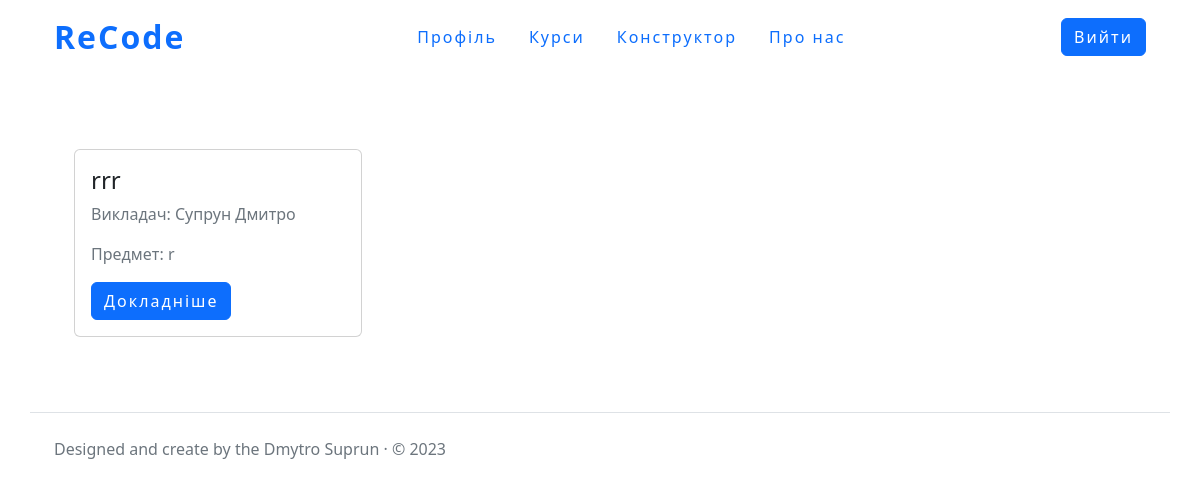
The app's page /course/ (signed in), older data.
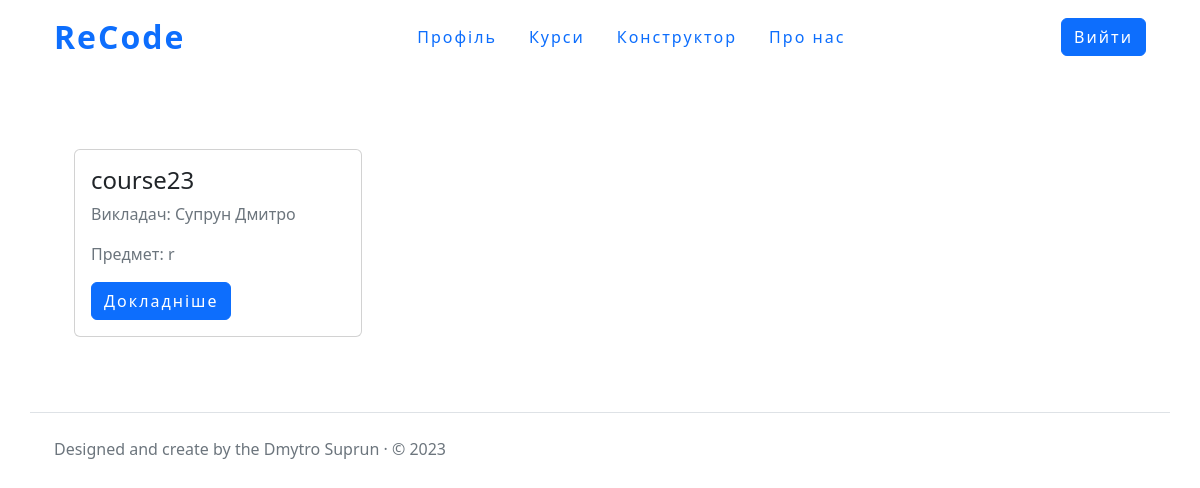
The same page, newer data.
### course/models.py (models this page shows, shortened)
class CourseConfig(models.Model):
    name=models.CharField('Назва курсу', max_length=255)
    course_slug=models.SlugField('URL', db_index=True, unique=True, max_length=255)
    subject=models.CharField('Предмет', max_length=255)
    date_creating=models.DateField(auto_now_add=True)
    def get_absolute_url(self):
        return reverse('detail_course', kwargs={'course_slug':self.course_slug})
    class Meta:
        ordering = ['-pk']

### course/views.py (the view, shortened to what this page needs)
# urls.py: path('', show_all_course, name='all_course'),
@login_required
def show_all_course(request):
    user_role = get_role(request)
    if user_role == 'anonymousStudent':
        context = {'title': 'Курси', 'type': user_role}
    else:
        courses = []
        teachers_on_course = {}
        this_teacher_info = TeacherInCourse.objects.filter(
            e_mail=request.user.email)
        for record in this_teacher_info:
            courses.append(record.course)
        for course in courses:
            list_with_teachers = []
            teachers_local = TeacherInCourse.objects.filter(course=course)
            for teacher in teachers_local:
                try:
                    tmp = User.objects.get(email=teacher.e_mail)
                    this_teacher = f'{tmp.first_name} {tmp.last_name},'
                except:
                    this_teacher = f'Не автентифікований({teacher.e_mail}),'
                list_with_teachers.append(this_teacher)
            teachers_on_course[course] = list_with_teachers
        for val in teachers_on_course.values():
            val[-1] = val[-1].replace(val[-1][-1], '')
        context = {
            'title': 'Курси',
            'type': user_role,
            'courses': teachers_on_course.items()
        }
    return render(request, 'course/all course.html', context=context)

### staticPages/views.py (called while the page is built)
def get_role(req):
    if req.user.is_anonymous:
        return 'anonymous'
    elif len(TeacherInCourse.objects.filter(e_mail=req.user.email)) == 0:
        if len(StudentInCourse.objects.filter(e_mail=req.user.email)) == 0:
            return 'anonymousStudent'
        return 'student'
    return 'teacher'

### course/templates/course/all course.html
{% extends "course/course-layout.html" %}
{%load static%}
{%block styles%}<link rel="stylesheet" href="{%static 'course/css/all_course_style.css'%}">{%endblock%}
{%block content%}
    <div class="grid-4-block-with-course">
        {%for course, teachers in courses%}
            <div class="card card_marg" style="width: 18rem;">
                  <div class="card-body">
                        <h4 class="card-title">{{course.name}}</h4>
                        <p class="text-muted">Викладач:
                            {%for teacher in teachers%}
                                {{teacher}}
                            {%endfor%}
                        </p>
                        <p class="text-muted">Предмет: {{course.subject}}</p>
                        <a href="{{ course.get_absolute_url }}" class="btn btn-primary detail-course-button">Докладніше</a>
                  </div>
            </div>
        {%endfor%}
    </div>
{%endblock%}

### course/templates/course/course-layout.html (shortened to what this page needs)
{% load static %}
<!doctype html>
<html lang="uk">
<head>
    <link href="https://cdn.jsdelivr.net/npm/bootstrap@5.2.0-beta1/dist/css/bootstrap.min.css" rel="stylesheet">
    {%block styles%}
    {%endblock%}
</head>
<body >
<div class="wrapper">
    <header class="container-lg">
        {%if type == 'anonymous' %}
            {%include 'staticPages/nav/logout-nav.html'%}
        {%else %}
            {%include 'staticPages/nav/login-nav.html'%}
        {%endif%}
    </header>
    <main class="container-lg">
        <div class="container-xxl">
            {%block content%}{%endblock%}
        </div>
    </main>
    <footer class=" container-lg pt-4 my-md-5 text-muted border-top">
        <div class="container-xxl">
            Designed and create by the Dmytro Suprun · © 2023
        </div>
    </footer>
</div>
</body>
</html>

### staticPages/templates/staticPages/nav/login-nav.html
{%load static%}
<link rel="stylesheet" href="{%static 'staticPages/css/header/header.css'%}">
<nav class="navbar navbar-light container-lg ">
          <div class="container-xxl">
                <a class="navbar-brand "  href="{%url 'index_page'%}">
                    <span class="big-logo">ReCode</span>
                </a>
                <ul class="nav">
                      <li class="nav-item ">
                        <a class="nav-link nav-element " href="{% url 'index_page'%}">Профіль</a>
                      </li>
                    <li class="nav-item ">
                        <a class="nav-link nav-element " href="{% url 'all_course'%}">Курси</a>
                      </li>
                    {% if type == 'teacher'%}
                     <li class="nav-item ">
                        <a class="nav-link nav-element " href="{% url 'designer'%}">Конструктор</a>
                      </li>
                    {%endif%}
                      <li class="nav-item">
                        <a class="nav-link  nav-element " href="{% url 'about'%}">Про нас</a>
                      </li>
                </ul>
                <a href="{%url 'logout'%}" class="btn btn-primary login-button" >Вийти</a>
          </div>
</nav>

### course/static/course/css/all_course_style.css (style rules this page uses)
.grid-4-block-with-course { display:grid; grid-template-columns: repeat(auto-fill, 310px); margin-top:5%; margin-bottom:5%; }
.detail-course-button { letter-spacing: 2px; }
.detail-course-button:not(hover) { background-color:#0d6efd; transition:all 1.1s ease 1ms }
.card_marg { margin:20px; }

### staticPages/static/staticPages/css/header/header.css (style rules this page uses)
.big-logo { color:#0d6efd; font-size:32px; font-weight: 700; }
.nav-element, .login-button, .big-logo { letter-spacing: 2px; }
.nav-element:not(hover) { color:#0d6efd; transition:all 1.1s ease 1ms }
.login-button:not(hover) { background-color:#0d6efd; transition:all 1.1s ease 1ms }

Row changes from the older to the newer data that the page shows:
changed CourseConfig: name "rrr" → "course23"
